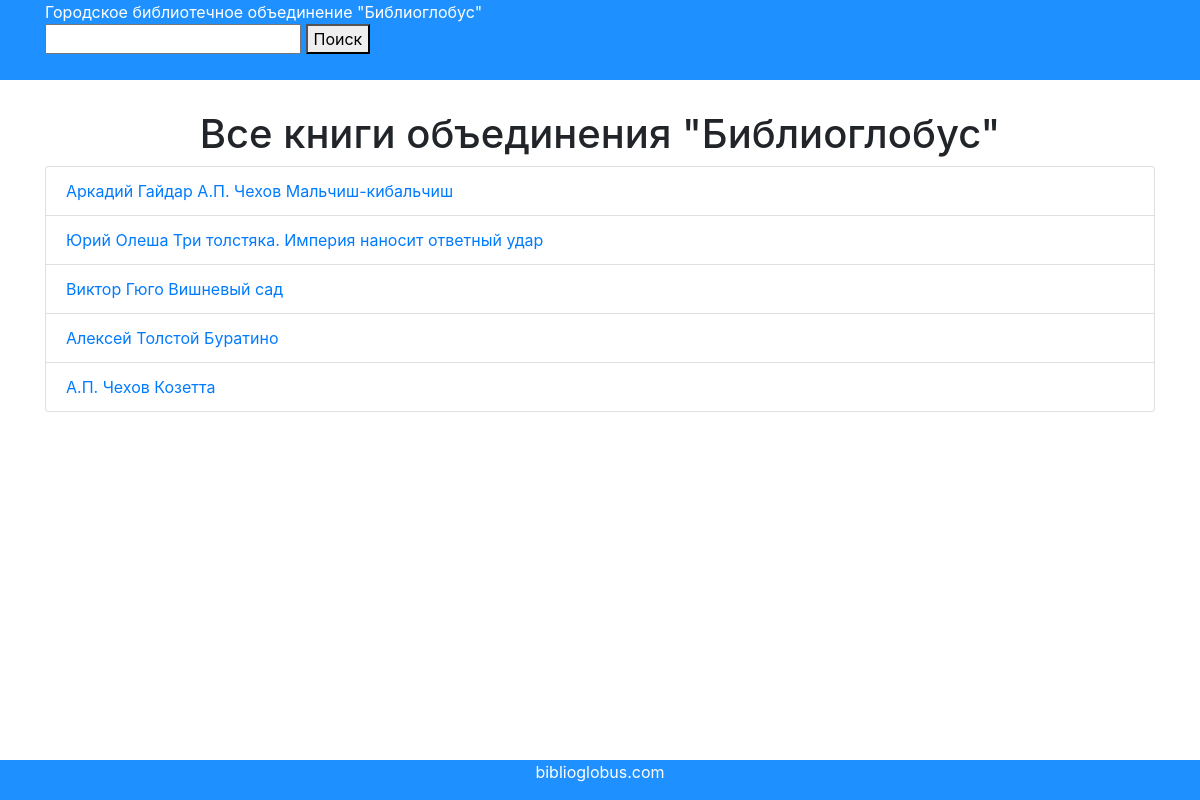
Screenshot of /book.php with the database file from the repository.
### tables this page shows
CREATE TABLE `author` (
  `authorid` int(10) NOT NULL AUTO_INCREMENT,
  `authorname` varchar(70) NOT NULL,
  PRIMARY KEY (`authorid`)
);

CREATE TABLE `book` (
  `bookid` int(10) NOT NULL AUTO_INCREMENT,
  `bookname` varchar(100) NOT NULL,
  `bookpublicyear` year(4) NOT NULL,
  `bookpages` int(4) NOT NULL,
  `bookthema` int(3) NOT NULL,
  `bookdescription` varchar(1000) DEFAULT NULL,
  `bookimage` varchar(20) DEFAULT NULL,
  PRIMARY KEY (`bookid`)
);

### book.php (called while the page is built, shortened)
<?php
require_once "Clases.php";
if(!isset($_GET['bookid'])){
    $h1 = 'Все книги объединения "Библиоглобус"';
    $allBiblioteka = new Biblioteka();
    $books = $allBiblioteka->showContainBooks();
    ?>
<?php
}
require_once "template-book.php"; ?>

### Clases.php (the view, shortened to what this page needs)
<?php
class Biblioglobus
{
    function __construct($tableName){
        $this->host = 'localhost';
        $this->db   = 'biblioglobus';
        $this->user = 'egavrilyuk';
        $this->pass = 'Etik53vT#*1980';
        $this->charset = 'utf8';
        $this->dsn = "mysql:host=$this->host;dbname=$this->db;charset=$this->charset";
        try {
            $this->dbh = new PDO($this->dsn, $this->user, $this->pass);
        } catch (PDOException $e) {
            die('Подключение не удалось: ' . $e->getMessage());
        }
    }
}
class Book extends Biblioglobus
{
    public function getBookAuthors($bookid){
        $bookAuthors = array();
        try{
            $query = "SELECT a.authorid, a.authorname FROM author as a JOIN book_author ba ON a.authorid = ba.authorid JOIN book b ON b.bookid = ba.bookid WHERE b.bookid = $bookid";
            $result = $this->dbh->query($query);
        } catch (PDOException$e){
            die('Не удалось прочитать записи из таблицы: ' . $e->getMessage());
        }
        foreach($row = $result->fetchAll(PDO::FETCH_ASSOC) as $list=>$elements){
            $bookAuthors += $row;
        }
        return $bookAuthors;
    }
    public function showBookAuthors($bookid){
        $authorsList = '';
        foreach($this->getBookAuthors($bookid) as $list=>$elements){
            $authorsList .= '<a href="author.php?authorid='.$elements['authorid'].'">'.$elements['authorname'].'</a>&nbsp';
        }
        return $authorsList;
    }
}
class Biblioteka extends Biblioglobus
{
    public function showContainBooks($bId=0){
        $book = new Book();
        $bookList='';
        try{
            $query = "SELECT b.bookid, b.bookname FROM book as b JOIN biblioteka_book bb ON bb.bookid = b.bookid WHERE bb.bibliotekaid = $bId";
            if($bId==0) {
                $query = "SELECT bookid, bookname FROM book";
            }
            $result = $this->dbh->query($query);
        } catch (PDOException $e){
            die('Не удалось прочитать записи из таблицы: ' . $e->getMessage());
        }
        $bookList.='<ul class="list-group">';
        foreach($row = $result->fetchAll(PDO::FETCH_ASSOC) as $list=>$elements){
            $bookList.= '<li class="list-group-item">'.$book->showBookAuthors($elements['bookid']).'<a href="book.php?bookid='.$elements['bookid'].'">'.$elements['bookname'].'</a></li>';
        }
        $bookList.='</ul>';
        return $bookList;
    }
}

### template-book.php (shortened to what this page needs)
<!doctype html>
<html lang="ru">
<head>
    <link rel="stylesheet" type="text/css" href="css/bootstrap.min.css">
    <link rel="stylesheet" type="text/css" href="css/main.css">
</head>
<body>
<header>
    <div class="container">
        <div class="row">
            <div class="col-lg-12 ">
                Городское библиотечное объединение "Библиоглобус"
                <form action="search.php" method="get">
                    <input type="text" name="booksearch" />
                    <button>Поиск</button>
                </form>
            </div>
        </div>
    </div>
</header>
<section>
    <div class="container">
        <div class="row justify-content-center">
            <div class="col-lg-12">
                <h1>
                    <?=$h1;?>
                </h1>
                <?=$books; ?>
            </div>
        </div>
    </div>
</section>
<footer class="navbar-fixed-bottom">
    <div class="container">
        <div class="row">
            <div class="col-lg-12 justify-content-center">
                <p class="text-center">biblioglobus.com</p>
            </div>
        </div>
    </div>
</footer>
</body>
</html>

### css/main.css (style rules this page uses)
html, body { height: 100%; }
header { height: 80px; background-color: dodgerblue; color: white; margin-bottom: 30px; }
footer { height: 40px; width: 100%; bottom: 0; position: fixed; background-color: dodgerblue; color: white; }
section { margin-bottom: 30px; }

### template-book.php (style rules this page uses)
h1 { text-align: center; }

### rows the page displays
book: bookname "Мальчиш-кибальчиш"
author: authorname "Аркадий Гайдар"
author: authorname "А.П. Чехов"
book: bookname "Три толстяка. Империя наносит ответный удар"
author: authorname "Юрий Олеша"
book: bookname "Вишневый сад"
author: authorname "Виктор Гюго"
book: bookname "Буратино"
author: authorname "Алексей Толстой"
book: bookname "Козетта"

### other values shown
$h1 "Все книги объединения \"Библиоглобус\""
